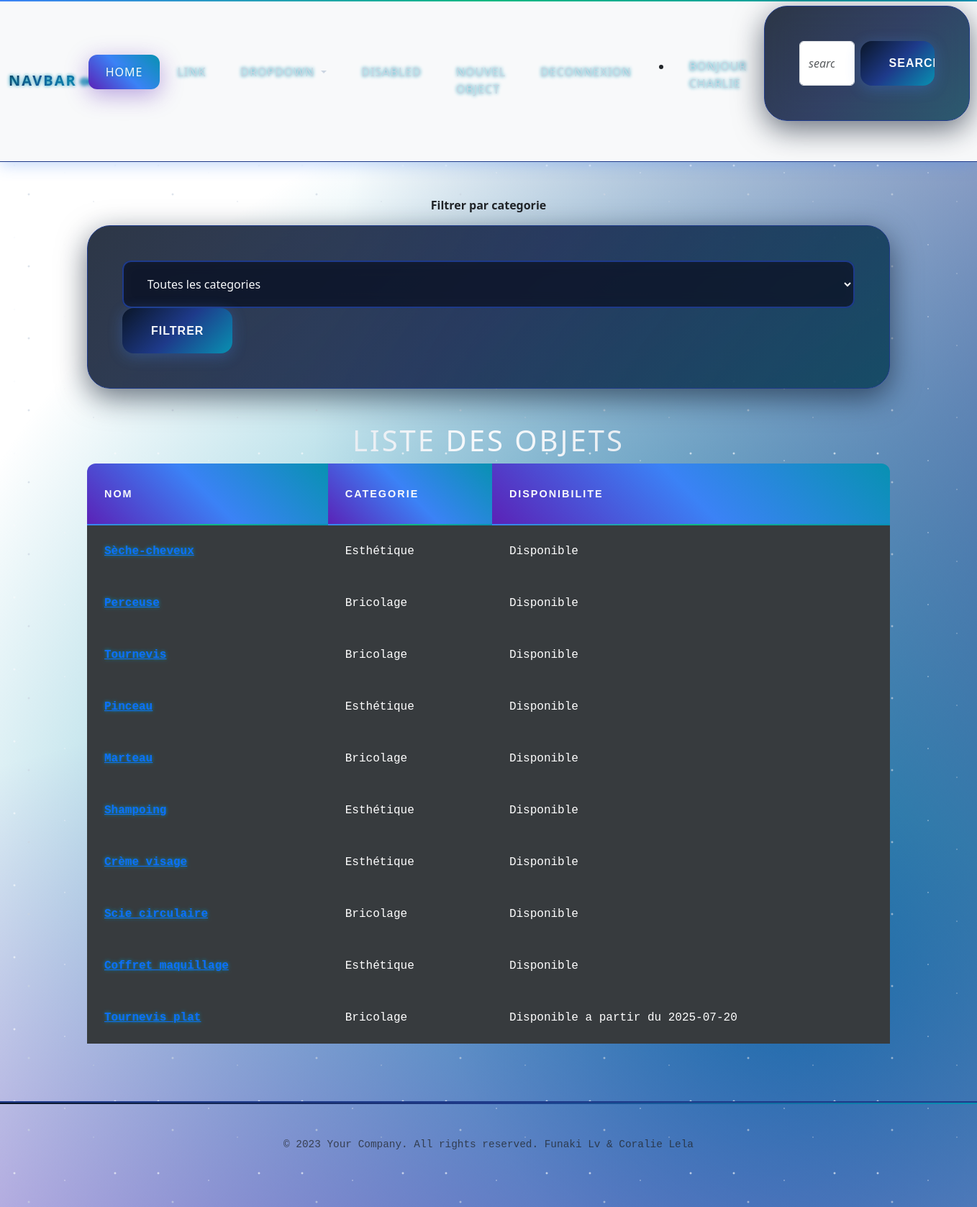
Screenshot of /pages/home.php (signed in) with the database file from the repository.
### tables this page shows
CREATE TABLE objet (
    id_objet INT AUTO_INCREMENT PRIMARY KEY,
    nom_objet VARCHAR(100),
    id_categorie INT,
    id_membre INT,
    FOREIGN KEY (id_categorie) REFERENCES categorie_objet(id_categorie),
    FOREIGN KEY (id_membre) REFERENCES membre(id_membre)
);

CREATE TABLE emprunt (
    id_emprunt INT AUTO_INCREMENT PRIMARY KEY,
    id_objet INT,
    id_membre INT,
    date_emprunt DATE,
    date_retour DATE,
    FOREIGN KEY (id_objet) REFERENCES objet(id_objet),
    FOREIGN KEY (id_membre) REFERENCES membre(id_membre)
);

### inc/connexion.php (called while the page is built, shortened)
<?php
function dbconnect(){
  static $connect = null;
  if($connect === null){
      $connect = mysqli_connect('localhost','root','','emprunt');
      mysqli_set_charset($connect,'utf8mb4');
  }
  return $connect;
}
?>

### inc/functions.php (called while the page is built, shortened)
<?php
include("connexion.php");
function get_list_object()
{
    $sql = "SELECT * FROM v_all_info_objet";
    $result = mysqli_query(dbconnect(), $sql);
    $list = [];
    while ($row = mysqli_fetch_assoc($result)) {
        $list[] = $row;
    }
    return $list;
}
function disponibilite($id_objet)
{
    $sql = "SELECT date_retour FROM v_all_info_objet WHERE id_objet = '$id_objet' AND date_retour > now()";
    $result = mysqli_query(dbconnect(), $sql);
    if (mysqli_num_rows($result) > 0) {
        $rest = mysqli_fetch_assoc($result);
        return "Disponible a partir du " . $rest['date_retour'];
    } else {
        return "Disponible";
    }
}
?>

### pages/home.php (the view, shortened to what this page needs)
<?php
include("header.php");
if(isset($_GET['id_categorie']) && $_GET['id_categorie'] != '') {
    $id_categorie = $_GET['id_categorie'];
    $list_object = get_list_object_categorie($id_categorie);
} else {
    $list_object = get_list_object();
}
?>
<main>
    <div class="container">
        <p class="text-center"><strong>Filtrer par categorie</strong></p>
        <form action="home.php" method="get">
            <select name="id_categorie" id="">
                <option value="">Toutes les categories</option>
            </select>
            <br>
            <input type="submit" value="Filtrer">
        </form>
            <h1 class="text-center">Liste des objets</h1>
        <table class="table table-dark">
            <thead>
                <tr>
                    <th scope="col">Nom</th>
                    <th scope="col">Categorie</th>
                    <th scope="col">Disponibilite</th>
                </tr>
            </thead>
            <tbody>
                <?php foreach ($list_object as $object) :
                   $dispo = disponibilite($object['id_objet']); ?>
                <tr class="table-active">
                    <td><a href="fiche.php?id_objet=<?= $object['id_objet'] ?>"><?= $object['nom_objet'] ?></a></td>
                    <td><?= $object['nom_categorie'] ?></td>
                    <td><?= $dispo ?></td>
                </tr>
               <?php endforeach; ?>
            </tbody>
        </table>
    </div>
    <?php
    include("footer.php");
    ?>

### rows the page displays
objet: nom_objet "Sèche-cheveux", nom_categorie "Esthétique", dispo "Disponible"
objet: nom_objet "Perceuse", nom_categorie "Bricolage", dispo "Disponible"
objet: nom_objet "Tournevis", nom_categorie "Bricolage", dispo "Disponible"
objet: nom_objet "Pinceau", nom_categorie "Esthétique", dispo "Disponible"
objet: nom_objet "Marteau", nom_categorie "Bricolage", dispo "Disponible"
objet: nom_objet "Shampoing", nom_categorie "Esthétique", dispo "Disponible"
objet: nom_objet "Crème visage", nom_categorie "Esthétique", dispo "Disponible"
objet: nom_objet "Scie circulaire", nom_categorie "Bricolage", dispo "Disponible"
objet: nom_objet "Coffret maquillage", nom_categorie "Esthétique", dispo "Disponible"
objet: nom_objet "Tournevis plat", nom_categorie "Bricolage", id_objet.date_retour "Disponible a partir du 2025-07-20"

### other values shown
$_SESSION['user']['nom'] "CHARLIE"
